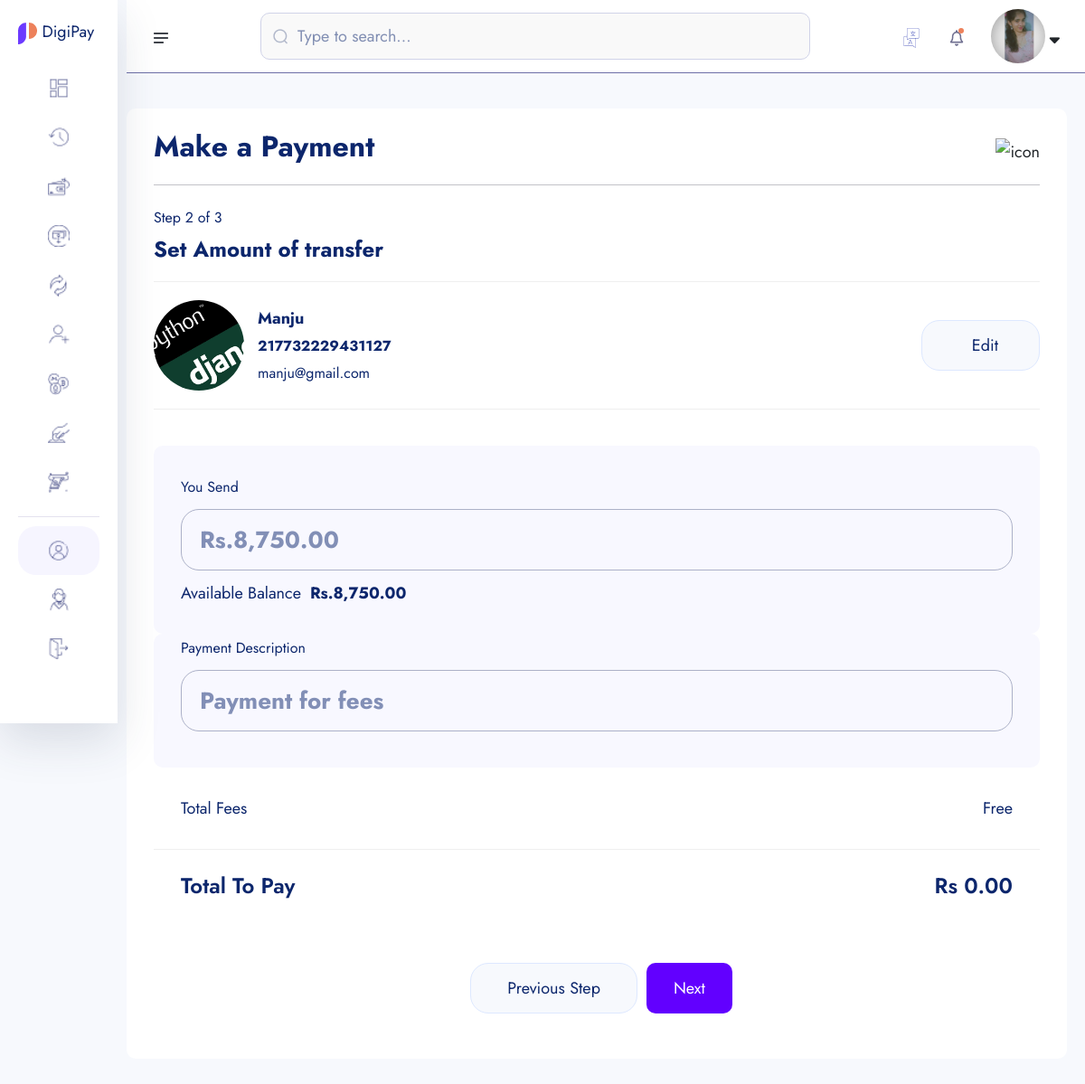
/core/amount_transfer/217732229431127/ (signed in), run on the app's committed database.
### bankaccounts/models.py (models this page shows, shortened)
class KYC(models.Model):
    id=models.UUIDField(primary_key=True,unique=True,default=uuid.uuid4,editable=False)
    user=models.OneToOneField(User,on_delete=models.CASCADE)
    account=models.OneToOneField(Account,on_delete=models.CASCADE)
    full_name=models.CharField(max_length=200)
    image=models.ImageField(upload_to='userimg/')
    marital_status=models.CharField(max_length=100,choices=MARITAL_STATUS)
    gender=models.CharField(max_length=100,choices=GENDER)
    identity_type=models.CharField(max_length=100,choices=IDENTITY_TYPE)
    identity_image=models.ImageField(upload_to='userimg/')
    date_of_birth=models.DateField(auto_now_add=False)
    signature=models.ImageField(upload_to='userimg/')
    country=models.CharField(max_length=100)
    state=models.CharField(max_length=100)
    city=models.CharField(max_length=100)
    phone=models.CharField(max_length=100)
    email=models.EmailField(unique=True,blank=True)

class Account(models.Model):
    id=models.UUIDField(primary_key=True,unique=True,default=uuid.uuid4,editable=False)
    user=models.OneToOneField(User,on_delete=models.CASCADE)
    account_balance=models.DecimalField(max_digits=12,decimal_places=2,default=0.00)
    account_number=ShortUUIDField(unique=True,length=12,max_length=25,prefix='217',alphabet='1234567890')
    account_id=ShortUUIDField(unique=True,length=10,max_length=25,prefix='DIGP',alphabet='1234567890')
    pin_number=ShortUUIDField(unique=True,length=4,max_length=7,alphabet='1234567890')
    account_status=models.CharField(max_length=100,choices=ACCOUNT_STATUS,default='in-active')
    date=models.DateField(auto_now_add=True)
    kyc_submitted=models.BooleanField(default=False)
    kyc_confirmed=models.BooleanField(default=False)

### transactions/transfer.py (the view)
# urls.py: path("amount_transfer/<account_number>/",transfer.amount_transfer,name="amount_transfer"),
def amount_transfer(request,account_number):
    try:
       account=Account.objects.get(account_number=account_number)
    except:
        messages.warning("Account does not exist")
    context={
        "account":account,
    }
    return render(request,'transfer/amount_transfer.html',context)

### templates/transfer/amount_transfer.html (shortened to what this page needs)
{% extends "partials/dashbord_base.html" %}
{% load static %}
{% load humanize %}
{% block content %}
    <section class="dashboard-section body-collapse pay step step-2">
        <div class="overlay pt-120">
            <div class="container-fruid">
                <div class="main-content">
                    <div class="head-area d-flex align-items-center justify-content-between">
                        <h4>Make a Payment</h4>
                        <div class="icon-area">
                            <img src="{% static 'assets1/images/icon/support-icon.png' %}" alt="icon">
                        </div>
                    </div>
                    <div class="choose-recipient">
                        <div class="step-area">
                            <span class="mdr">Step 2 of 3</span>
                            <h5>Set Amount of transfer</h5>
                        </div>
                        <div class="user-select">
                            <div class="single-user">
                                <div class="left d-flex align-items-center">
                                    <div class="img-area">
                                        <img src="{{ account.user.kyc.image.url }}" style="width: 100px; height: 100px; border-radius: 50%; object-fit: cover;"  alt="image">
                                    </div>
                                    <div class="text-area">
                                        <p>{{ account.user.kyc.full_name|title }}</p>
                                        <span class="mdr"><b>{{ account.account_number }}</b></span> <br>
                                        <span class="mdr">{{ account.user.email }}</span>
                                    </div>
                                </div>
                                <div class="right">
                                    <a href="{% url 'transactions:search' %}">
                                        Edit
                                    </a>
                                </div>
                            </div>
                        </div>
                    </div>
                    <form  method="POST">
                        <div class="send-banance">
                            <span class="mdr">You Send</span>
                            <div class="input-area">
                                <input class="xxlr" onkeyup="CalculateBalance()" placeholder="Rs.{{account.account_balance|intcomma}}" type="number" name="amount-send" id="amount-send">
                            </div>
                            <p>Available Balance<b>Rs.{{account.account_balance|intcomma}}</b></p>
                        </div>
                        <div class="send-banance pt-0 mt-0">
                            <span class="mdr">Payment Description</span>
                            <div class="input-area">
                                <input class="xxlr" onkeyup="CalculateBalance()" placeholder="Payment for fees" type="text" name="description">
                            </div>
                        </div>
                        <ul class="total-fees">
                            <li>Total Fees</li>
                            <li>Free</li>
                        </ul>
                        <ul class="total-fees pay">
                            <li><h5>Total To Pay</h5></li>
                            <li><h5 id="total-to-pay">Rs 0.00</h5></li>
                        </ul>
                        <div class="footer-area mt-40">
                            <a href="pay-step-1.html">Previous Step</a>
                            <button type="submit" style="padding: 10px 30px; border-radius: 10px; background: rgb(98, 0, 255); color: #fff;" class="active">Next</button>
                        </div>
                    </form>
                </div>
            </div>
        </div>
    </section>
    {% endblock content %}

### templates/partials/dashbord_base.html (shortened to what this page needs)
{% load static %}
<!doctype html>
<html lang="en">
<head>
    <link href="https://cdn.jsdelivr.net/npm/bootstrap@5.3.1/dist/css/bootstrap.min.css" rel="stylesheet">
    <link rel="stylesheet" href="{% static 'assets1/css/bootstrap.min.css' %}">
    <link rel="stylesheet" href="{% static 'assets1/css/fontawesome.min.css' %}">
    <link rel="stylesheet" href="{% static 'assets1/css/jquery-ui.css' %}">
    <link rel="stylesheet" href="{% static 'assets1/css/plugin/apexcharts.css' %}">
    <link rel="stylesheet" href="{% static 'assets1/css/plugin/nice-select.css' %}">
    <link rel="stylesheet" href="{% static 'assets1/css/arafat-font.css' %}">
    <link rel="stylesheet" href="{% static 'assets1/css/plugin/animate.css' %}">
    <link rel="stylesheet" href="{% static 'assets1/css/style.css' %}">
</head>
<body>
    <header class="header-section body-collapse">
        <div class="overlay">
            <div class="container-fruid">
                <div class="row d-flex header-area">
                    <div class="navbar-area d-flex align-items-center justify-content-between">
                        <div class="sidebar-icon">
                            <img src="{% static 'assets1/images/icon/menu.png' %}" alt="icon">
                        </div>
                        <form method="POST" class="flex-fill">
                            <div class="form-group d-flex align-items-center">
                                <img src="{% static 'assets1/images/icon/search.png' %}" alt="icon">
                                <input type="text" placeholder="Type to search...">
                            </div>
                        </form>
                        <div class="dashboard-nav">
                            <div class="single-item language-area">
                                <div class="language-btn">
                                    <img src="{% static 'assets1/images/icon/lang.png' %}" alt="icon">
                                </div>
                            </div>
                            <div class="single-item notifications-area">
                                <div class="notifications-btn">
                                    <img src="{% static 'assets1/images/icon/bell.png' %}" class="bell-icon" alt="icon">
                                </div>
                            </div>
                            <div class="single-item user-area">
                                <div class="profile-area d-flex align-items-center">
                                    <span class="user-profile">
                                        {% if request.user.kyc.image.url %}
                                            <img style="width: 60px; height: 60px; border-radius: 50%; object-fit: cover;" src="{{ request.user.kyc.image.url }}" alt="image">
                                        {% else %}
                                            <img src="{% static 'assets1/images/default.jpg' %}"  style="width: 50px; height: 50px; border-radius: 50%; object-fit: cover;" alt="">
                                        {% endif %}
                                    </span>
                                    <i class="fa-solid fa-sort-down"></i>
                                </div>
                            </div>
                        </div>
                    </div>
                    <div class="sidebar-wrapper">
                        <div class="sidebar-logo">
                            <a href="#"><img src="{% static 'assets1/images/fav.png' %}" alt="logo"> DigiPay</a>
                        </div>
                        <ul>
                            <li>
                                <a href="#">
                                    <img src="{% static 'assets1/images/icon/dashboard.png' %}" alt="Dashboard"> <span>Dashboard</span>
                                </a>
                            </li>
                            <li>
                                <a href="#">
                                    <img src="{% static 'assets1/images/icon/transactions.png' %}" alt="Transactions"> <span>Transactions</span>
                                </a>
                            </li>
                            <li>
                                <a href="#">
                                    <img src="{% static 'assets1/images/icon/pay.png' %}" alt="Pay"> <span>Pay</span>
                                </a>
                            </li>
                            <li>
                                <a href="#">
                                    <img src="{% static 'assets1/images/icon/receive.png' %}" alt="Receive"> <span>Receive</span>
                                </a>
                            </li>
                            <li>
                                <a href="money-exchange.html">
                                    <img src="{% static 'assets1/images/icon/exchange.png' %}" alt="Exchange"> <span>Exchange</span>
                                </a>
                            </li>
                            <li>
                                <a href="recipients.html">
                                    <img src="{% static 'assets1/images/icon/recipients.png' %}" alt="Recipients"> <span>Recipients</span>
                                </a>
                            </li>
                            <li>
                                <a href="crypto.html">
                                    <img src="{% static 'assets1/images/icon/crypto.png' %}" alt="Crypto"> <span>Crypto</span>
                                </a>
                            </li>
                            <li>
                                <a href="deposit-money.html">
                                    <img src="{% static 'assets1/images/icon/deposit.png' %}" alt="Deposit"> <span>Deposit Money</span>
                                </a>
                            </li>
                            <li>
                                <a href="withdraw-money-step-1.html">
                                    <img src="{% static 'assets1/images/icon/withdraw.png' %}" alt="Withdraw"> <span>Withdraw Money</span>
                                </a>
                            </li>
                        </ul>
                        <ul class="bottom-item">
                            <li class="active">
                                <a href="#">
                                    <img src="{% static 'assets1/images/icon/account.png' %}" alt="Account"> <span>Account</span>
                                </a>
                            </li>
                            <li>
                                <a href="javascript:void(0)">
                                    <img src="{% static 'assets1/images/icon/support.png' %}" alt="Support"> <span>Support</span>
                                </a>
                            </li>
                            <li>
                                <a href="javascript:void(0)">
                                    <img src="{% static 'assets1/images/icon/quit.png' %}" alt="Quit"> <span>Quit</span>
                                </a>
                            </li>
                        </ul>
                        <div class="pt-120">
                        </div>
                    </div>
                </div>
            </div>
        </div>
    </header>
{% block content %}
{% endblock content %}
</body>
</html>

### data on the page
Account: user.kyc.image (picture), user.kyc.full_name "Manju", account_number "217732229431127", user.email "manju@gmail.com", amount-send "Rs.8,750.00", account_balance "8,750.00"
